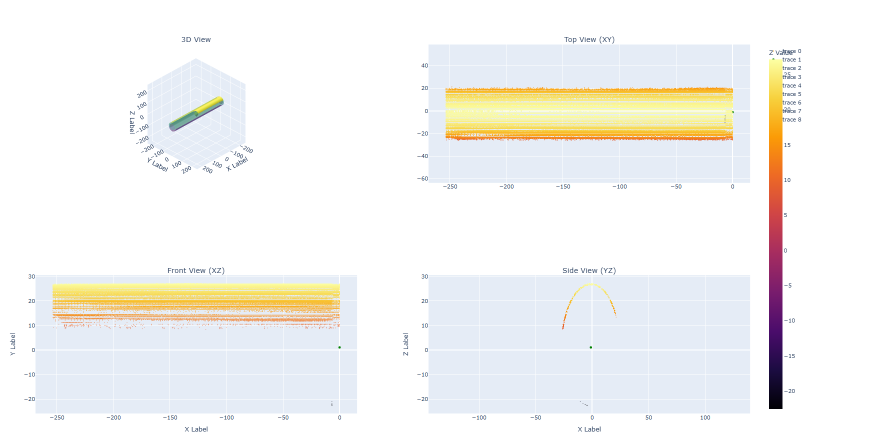
#> input picture image.png, 1738 x 890 px (shown at 1/2 size)
$ python -i Scan3d_14_github.py   (imports and definitions only)
#> lines starting #> are read from the running program, lines starting #| are printed output that depends on the picture
'''
This Python code processes a series of images to estimate the 3D dimensions of a pipe using stereo vision, calculates the pipe's radius, transforms points to world coordinates, and then visualizes the results by drawing an ideal cylinder. Here's a breakdown of how each part of the code works:

1. Loading Camera Parameters and Setup:

Loads camera matrix and distortion coefficients from .npy files, essential for correcting lens distortions.
Defines camera resolution, sensor size, laser position, and various points used for calibration and transformation.
Sets up parameters like focal length, step value (for incremental processing), ideal radius of the pipe, and the path to the image folder.
2. Plane Equation Calculation:

find_plane_equation: Calculates the equation of the laser plane using three points on it. This plane equation is crucial for 3D point reconstruction.
3. Image Loading and Preprocessing:

Loads images from the specified folder.
thresh: This function preprocesses each image to extract the laser line:
Corrects lens distortion.
Applies a region of interest (ROI) and darkens the rest of the image.
Converts the ROI to HSV color space and applies a mask to isolate the laser light.
Converts to grayscale, enhances contrast using CLAHE, and applies Gaussian blur.
Performs binary thresholding and morphological operations (erosion, skeletonization) to get a thin laser line.
Extracts the pixel coordinates of the laser line.
4. 3D Point Calculation:

PipeDirection: Calculates the direction vector of the pipe.
calculate3dPoints: Converts 2D pixel coordinates to 3D world coordinates:
Calculates a unit vector from the camera center to each pixel.
Calculates the 3D point on the laser plane using the plane equation.
Shifts the 3D points along the pipe's direction vector based on the step value.
5. Arc Finding and Radius Calculation:

findArcs: Processes the 3D points to find arcs and calculate the pipe's radius:
Filters points to remove outliers.
Identifies points lying on the laser plane.
Calculates the center and radius of each arc using a least-squares fitting method.
Calculates the mean radius and the mean of the squared differences between the calculated radii and the ideal radius.
6. Coordinate Transformation:

Transformation: Transforms 3D points from the camera's local coordinate system to the world coordinate system. This involves calculating rotation matrices based on known points in both coordinate systems.
7. Visualization:

plotshape: Visualizes the 3D points and an ideal cylinder:
Uses plotly to create 3D and 2D scatter plots of the transformed 3D points.
Generates points for an ideal cylinder based on the calculated center, radius, and direction.
Applies a rotation matrix to align the cylinder with the pipe's direction.
Adds the cylinder surface to the 3D plot.
Dynamically sets the 3d graph's axis ranges to best fit the plotted data.
Enforces equal scaling for the 2d graphs.
Displays the plots.
'''


import cv2
import numpy as np
from skimage.morphology import skeletonize
import os
import json
import math
import plotly.graph_objects as go
from plotly.subplots import make_subplots

# import the calibrated transportation parameters.
# [2 lines not run here, left out]

# [1 line that did not run here, left out]
# [1 line that did not run here, left out]

folder_path = r"RELATIVE_PATH"
# [2 lines not run here, left out]

Stepvalue = 0.250
ideal_radius = 36

resolution_x = 1280
Xsensor_size = 3.58
resolution_y = 720
Ysensor_size = 2.02
focal_length = 4

laser_position = np.array([-221.458, 0.000, 29.306])
point_on_conveyor_under_camera = np.array([0.000, 0.000, 318.436])
point_on_top_pipe_other = np.array([-29.709, 20.000, 279.649])
point_on_top_pipe = np.array([-29.709, 0.000, 279.649])
point_on_Pipe_direction = np.array([-109.097, 0.000, 340.455])
sensor_center = np.array([0.000, 0.000, 0.000])

P1_local = point_on_top_pipe
P1_world = np.array([-0.000,0, 26.000])
P2_local = point_on_Pipe_direction
P2_world = np.array([-100.000,  0, 26.000])
center_local = np.array([-13.899, 0,300.290])

image_names = []
images_path = []
images=[]


def find_plane_equation(point1, point2, point3):
    v1 = np.subtract(point2, point1)
    v2 = np.subtract(point3, point1)
    normal = np.cross(v1, v2)
    d = -np.dot(normal, point1)
    return normal, d

normal, d = find_plane_equation(laser_position, point_on_conveyor_under_camera, point_on_top_pipe_other)
# [14 lines not run here, left out]

def thresh(img):
    """
    Processes an input image to extract the skeleton of specific features within a region of interest (ROI).

    This function undistorts the image, defines an ROI, darkens the area outside it, applies color filtering in HSV space,
    and performs a series of image processing steps (grayscale conversion, blurring, thresholding, sharpening, contrast
    enhancement, erosion, normalization, and skeletonization) to produce a binary skeleton image and its pixel coordinates.

    Args:
        img (numpy.ndarray): The input image in BGR format.

    Returns:
        tuple: A tuple containing:
            - numpy.ndarray: Transposed array of coordinates (x, y) of skeleton pixels.
            - numpy.ndarray: The skeleton image as an 8-bit unsigned integer array.

    Notes:
        - Requires global variables `camera_matrix` and `distortion_coeffs` for undistortion.
    """
    undistorted_img = cv2.undistort(img, camera_matrix, distortion_coeffs)
    x, y, w, h = 450, 200, 250, 350
    mask = np.zeros_like(undistorted_img)
    mask[y:y+h, x:x+w] = 255

    darkened_image = np.copy(undistorted_img).astype(float)
    darkened_image *= 0.15
    darkened_image = darkened_image.astype(np.uint8)
    crop_image = np.where(mask == 255, undistorted_img, darkened_image)

    hsv = cv2.cvtColor(crop_image, cv2.COLOR_BGR2HSV)
    lower_bound = np.array([110,0,190])
    upper_bound = np.array([255,170,255])
    mask = cv2.inRange(hsv, lower_bound, upper_bound)
    filtered_image = cv2.bitwise_and(crop_image, crop_image, mask=mask)

    gray = cv2.cvtColor(filtered_image, cv2.COLOR_BGR2GRAY)
    blur = cv2.GaussianBlur(gray, (7, 7), 105)
    _, binary_image = cv2.threshold(blur, 55, 255, cv2.THRESH_BINARY)
    kernel = np.array([[0, -1, 0],
                       [-1, 5, -1],
                       [0, -1, 0]])
    filtered_binary = cv2.filter2D(binary_image, -1, kernel)

    clipLimit = 15.0
    tileGridSize = (3, 3)
    clahe = cv2.createCLAHE(clipLimit, tileGridSize)
    enhanced_gray = clahe.apply(filtered_binary)
    eroded_binary = cv2.erode(enhanced_gray, np.ones((1, 1), np.uint8), iterations=1)
    eroded_binary_normalized = cv2.normalize(eroded_binary, None, 0, 255, cv2.NORM_MINMAX)
    binary_input = (eroded_binary_normalized // 255).astype(bool)
    skeleton = skeletonize(binary_input)
    skeleton_image = (skeleton * 255).astype(np.uint8)
    right_edges = np.where(skeleton > 0)

    return np.array(right_edges).T, skeleton_image

# Processing loop using thresh
pointslist = []
skelimages = []

# [9 lines not run here, left out]

def PipeDirection(point_on_top_pipe, point_on_Pipe_direction):
    """
    Computes the unit vector representing the direction from one point to another, typically used to define pipe direction.
    """
    Pv1 = point_on_top_pipe
    Pv2 = point_on_Pipe_direction
    vector = Pv2 - Pv1
    magnitude = np.linalg.norm(vector)
    unit_vector_pipe = vector / magnitude
    return unit_vector_pipe

calculated_R = []

# [55 lines left out: functions Transformation, optimized_transformation, not called in this run]

def calculate3dPoints(resolution_x, Xsensor_size, resolution_y, Ysensor_size, focal_length, Stepvalue, pointslist):
    """
    This function converts 2D pixel coordinates to 3D points in local coordinates using camera intrinsics, shifts them along
    a pipe direction, and transforms them to world coordinates using both standard and optimized transformations. It uses
    helper functions to normalize vectors, compute ray directions, and intersect rays with a plane.

    Args:
        resolution_x (int): Horizontal resolution of the image in pixels.
        Xsensor_size (float): Horizontal size of the camera sensor in physical units (e.g., mm).
        resolution_y (int): Vertical resolution of the image in pixels.
        Ysensor_size (float): Vertical size of the camera sensor in physical units (e.g., mm).
        focal_length (float): Focal length of the camera in physical units (e.g., mm).
        Stepvalue (float): Step size for shifting points along the pipe direction.
        pointslist (list): List of 2D point arrays (each array contains (y, x) coordinates from skeleton images).

    Returns:
        tuple: A tuple containing:
            - list: 3D points shifted along the pipe direction.
            - list: 3D points in local coordinates for each image.
            - list: 3D points transformed to world coordinates using `Transformation`.
            - list: 3D points transformed to world coordinates using `optimized_transformation`.

    Notes:
        - Relies on global variables: `normal`, `point_on_conveyor_under_camera`, `d`, `P1_local`, `P1_world`, `P2_local`,
          `P2_world`, `center_local`, `optimized_R`, `optimized_t`, `point_on_top_pipe`, `point_on_Pipe_direction`.
    """
#> called with resolution_x = 1280, Xsensor_size = 3.58, resolution_y = 720, Ysensor_size = 2.02, focal_length = 4, Stepvalue = 0.25
    # [24 lines left out: functions normalize, calculate_U, calculate_z, not called in this run]

    unit_vector_pipe = PipeDirection(point_on_top_pipe, point_on_Pipe_direction)
    Images3d = []
    pointslistfor_Arc = []
    pointslistfor_Arc_world = []
    pointslistfor_Arc_world_optimized = []

    for i in range(len(pointslist)):
        Landa = Stepvalue * (i)
        Image3dworld = []
        Image3dworldoptimized = []
        Image3d = []

        for point_id in range(len(pointslist[i])):
            point = pointslist[i][point_id]
            yp, xp = point
            xp_insensor = (xp * Xsensor_size) / resolution_x
            yp_insensor = (yp * Ysensor_size) / resolution_y
            u = calculate_U(xp_insensor, yp_insensor, Xsensor_size, Ysensor_size, focal_length)
            x, y, z = calculate_z(u, normal, point_on_conveyor_under_camera)
            point3d = x, y, z
            Image3d.append(point3d)

            if abs((normal[0] * point3d[0]) + (normal[1] * point3d[1]) + (normal[2] * point3d[2]) + d) <= 0:
                 point3dworld = Transformation(point3d, P1_local, P1_world, P2_local, P2_world, center_local)
                 point3dworldoptimized = optimized_transformation(point3d, center_local, optimized_R, optimized_t)
                 Image3dworld.append(point3dworld)
                 Image3dworldoptimized.append(point3dworldoptimized)

            point3d_shifted = (x + Landa * unit_vector_pipe[0], y + Landa * unit_vector_pipe[1], z + Landa * unit_vector_pipe[2])
            Images3d.append(point3d_shifted)

        pointslistfor_Arc.append(Image3d)
        pointslistfor_Arc_world.append(Image3dworld)
        pointslistfor_Arc_world_optimized.append(Image3dworldoptimized)

    return Images3d, pointslistfor_Arc, pointslistfor_Arc_world, pointslistfor_Arc_world_optimized

Points3d, pointslistfor_Arc, pointslistfor_Arc_world, pointslistfor_Arc_world_optimized = calculate3dPoints(resolution_x, Xsensor_size, resolution_y, Ysensor_size, focal_length, Stepvalue, pointslist)

list3d_world = []

# [3 lines not run here, left out]


# [235 lines left out: functions calculate_distance, findArcs, not called in this run]

# [1 line that did not run here, left out]
# [1 line that did not run here, left out]
# [1 line that did not run here, left out]

# [1 line that did not run here, left out]
arcpipes = []
radiusMeans = []
Centers = []

# [1 line not run here, left out]
centers_array = np.array(Centers)
mean_centers = np.mean(centers_array, axis=0)
filtered_radius = [num for num in radiusMeans if 25 <= num < 26.5]
# [7 lines not run here, left out]

x = [point[0] for point in arcpipes]
y = [point[1] for point in arcpipes]
z = [point[2] for point in arcpipes]

# [202 lines left out: function plotshape, not called in this run]


# [2 lines that did not run here, left out]

# [2 lines not run here, left out]

>>> import cv2
>>> picture = cv2.imread('image.png', cv2.IMREAD_GRAYSCALE)
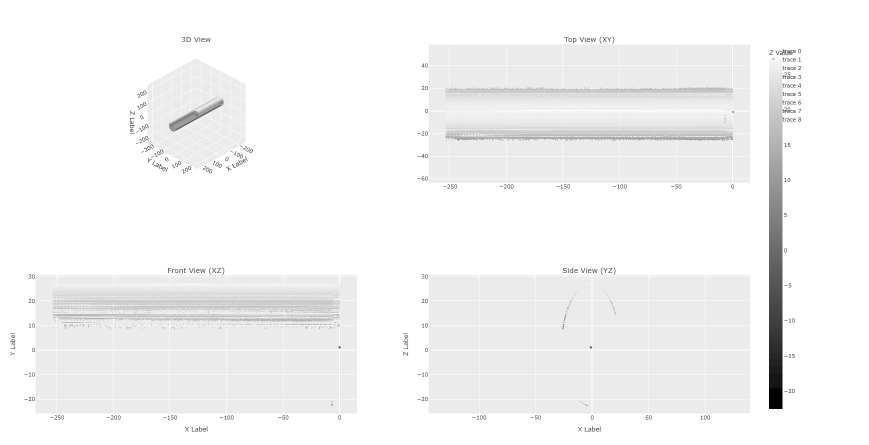
#> picture: shape (890, 1738) (shown at 1/2 size); min 0, max 255, mean 244.5
#> (the run stopped early here; a loop or call above may not have finished)
